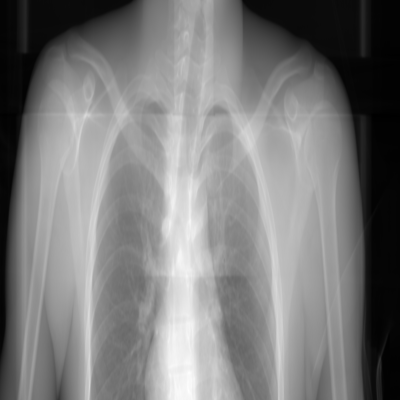
#> input picture DRR/FVR-2D/0_fvr.png, 400 x 400 px
$ python fvr_2d.py
#> lines starting #> are read from the running program, lines starting #| are printed output that depends on the picture
import nibabel as nib
import numpy as np
import time
import cv2 as cv
from scipy.interpolate import interpn
from scipy.fft import fftn, fftshift, ifft2, ifft
from matplotlib import pyplot as plt
from scipy import ndimage
from scipy.interpolate import Rbf

np.random.seed(0)
N = 400
def Rx(theta):
    x = theta * np.pi / 180.
    r11, r12 = np.cos(x), -np.sin(x)
    r21, r22 = np.sin(x), np.cos(x)
    return np.array([[r11, r12], [r21, r22]])

def rotate_line(line, rotationMatrix):
	return np.matmul(rotationMatrix, line)

def normalize(img):
    img = (img - np.min(img))/(np.max(img) - np.min(img))
    img = 255 * img
    return np.uint8(img)

if __name__ == "__main__":

	img = cv.imread("0_fvr.png", 0)
#> img is the input picture: shape (400, 400); min 0, max 255, mean 123.1
	#img = ndimage.rotate(img, 45, reshape=False)
	#img = np.pad(img, N//2, "constant", constant_values=0)
	print(img.shape)
#| (400, 400)
	imgShifted = fftshift(img)
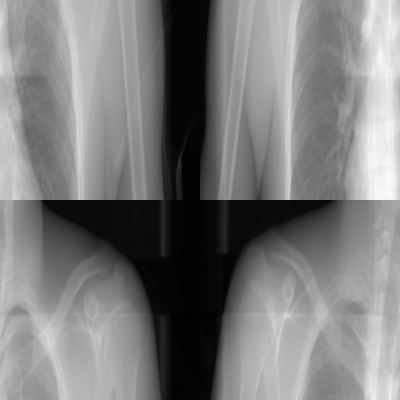
#> imgShifted: shape (400, 400); min 0, max 255, mean 123.1
	imgFFT = fftn(imgShifted)
	imgFFTShifted = fftshift(imgFFT)
	imgFFTShiftedReal = imgFFTShifted.real
	imgFFTShiftedImag = imgFFTShifted.imag
	print("2D FFT computed.")


	# Rotation and Interpolation of the projection slice from the 3D FFT volume

	#x = np.linspace(-N+0.5, N-0.5, 2*N)
	#y = np.linspace(-N+0.5, N-0.5, 2*N)
	x = np.linspace(-N//2+0.5, N//2-0.5, N)
	y = np.linspace(-N//2+0.5, N//2-0.5, N)
	xx, yy = np.meshgrid(x, y)
	xx = xx.flatten()
	yy = yy.flatten()
	data = imgFFTShifted.flatten()
#> (the run stopped early here; a loop or call above may not have finished)
